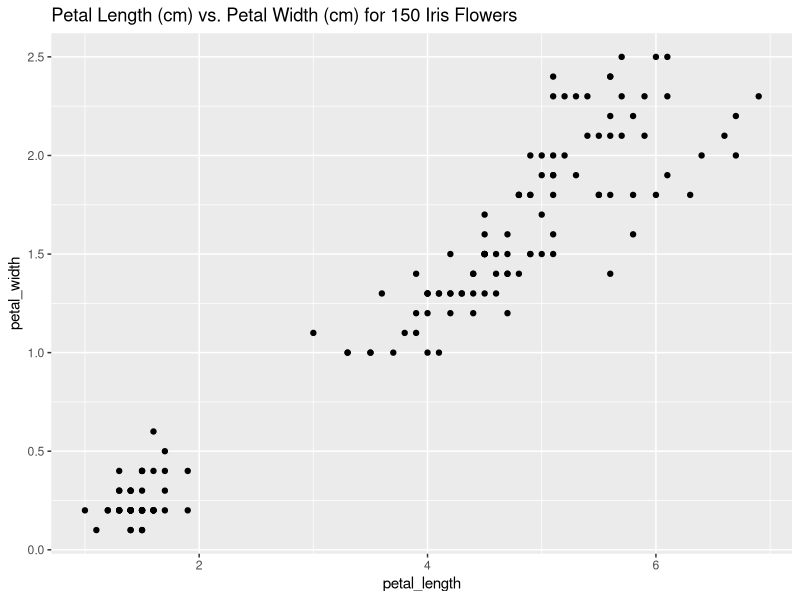

The R source for this figure:
## ---- chunk 1
require(ggplot2)
require(grid)
require(dplyr)
require(tidyr)
require(readr)
## ---- chunk 2
data(iris)
iris <- transmute(iris,
  sepal_length = Sepal.Length,
  sepal_width = Sepal.Width,
  petal_length = Petal.Length,
  petal_width = Petal.Width,
  species = Species)

ggplot() +
  geom_point(mapping = aes(x = petal_length, y = petal_width), data = iris) +
  ggtitle("Petal Length (cm) vs. Petal Width (cm) for 150 Iris Flowers")
## ---- chunk 3
iris %>%
  select(petal_length, petal_width) %>%
  cor()
